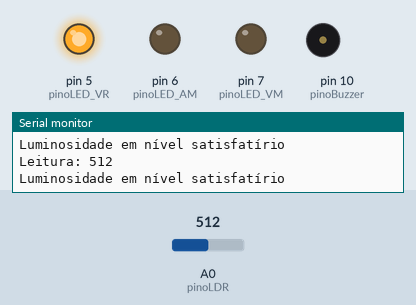
This sketch was run on a simulated Arduino Uno, built with avr-gcc and run on an emulated ATmega328P. Shown: output pins drawn as LEDs (lit = HIGH), buzzer (waves = sounding), the last lines printed to the serial monitor. Inputs (shaded band) come from the test bench; at power-on: A0 (pinoLDR) = 512.

Above: at 8.8 s.
8.9 s: A0 (pinoLDR) set to 490
At 17.4 s:
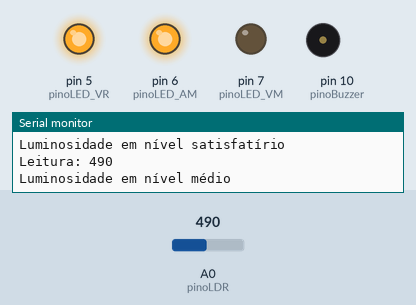
22.6 s: A0 (pinoLDR) set to 106
30.6 s: A0 (pinoLDR) set to 91
At 33.6 s:
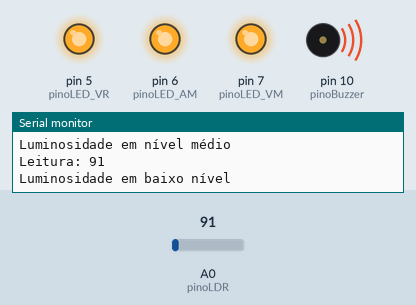
42.5 s: A0 (pinoLDR) set to 110
At 47.2 s:
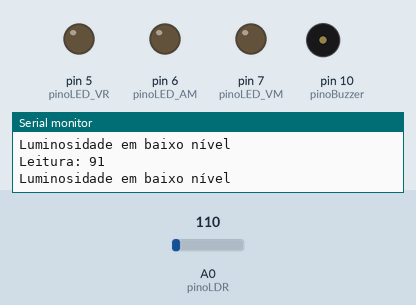
50.5 s: A0 (pinoLDR) set to 90
At 58.0 s:
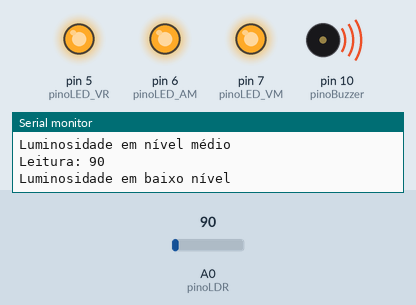
Timing chart, 0 to 64.5 s (numbered marks = the images above; inputs shaded):
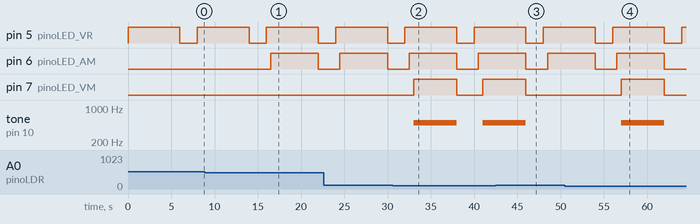

Measured:
- the behaviour switches between 100 and 99 on A0 (pinoLDR) (found by bisection; images 1 and 2)
- after the input at 8.9 s, pin 6 (pinoLED_AM): LOW → HIGH after 7.6 s, → LOW 5.5 s later
- after the input at 30.6 s, pin 7 (pinoLED_VM): LOW → HIGH after 2.4 s, → LOW 5.0 s later, → HIGH 3.0 s later; tone on pin 10 (pinoBuzzer): silent → 500 Hz after 2.4 s, → silent 5.0 s later, → 500 Hz 3.0 s later
- after the input at 42.5 s, pin 7 (pinoLED_VM): goes on until 46.0 s, then stays LOW; tone on pin 10 (pinoBuzzer): goes on until 46.0 s, then stays silent
- after the input at 50.5 s, pin 7 (pinoLED_VM): LOW → HIGH after 6.5 s, → LOW 5.0 s later; tone on pin 10 (pinoBuzzer): silent → 500 Hz after 6.5 s, → silent 5.0 s later
- by itself, pin 5 (pinoLED_VR): alternates HIGH for 6.0 s and LOW for 2.0 s

The sketch:

sensor_LDR_com_sistema_LED_pontecial.ino
```cpp
const int pinoLDR = A0;
const int pinoLED_VM = 7;
const int pinoLED_VR = 5;
const int pinoLED_AM = 6;
const int pinoBuzzer = 10;
int leitura = 0;

void setup() {
  Serial.begin(9600);
  pinMode(pinoLDR, INPUT);
  pinMode(pinoLED_VM, OUTPUT);
  pinMode(pinoLED_AM, OUTPUT);
  pinMode(pinoLED_VR, OUTPUT);
  pinMode(pinoBuzzer, OUTPUT);
}

void loop() {
  leitura = analogRead(pinoLDR);
  Serial.print("Leitura: ");
  Serial.println(leitura);

  if (leitura < 100) {
    Serial.println("Luminosidade em baixo nível");
    digitalWrite(pinoLED_VR, HIGH);
    delay(500);
    digitalWrite(pinoLED_AM, HIGH);
    delay(500);
    digitalWrite(pinoLED_VM, HIGH);
    tone(pinoBuzzer, 500);
  }
  else if (leitura < 500 && leitura >= 100) {
    Serial.println("Luminosidade em nível médio");
    digitalWrite(pinoLED_VR, HIGH);
    delay(500);
    digitalWrite(pinoLED_AM, HIGH);
    delay(500);
    digitalWrite(pinoLED_VM, LOW);
  }
  else if (leitura > 500) {
    Serial.println("Luminosidade em nível satisfatírio");
    digitalWrite(pinoLED_VR, HIGH);
    delay(500);
    digitalWrite(pinoLED_AM, LOW);
    delay(500);
    digitalWrite(pinoLED_VM, LOW);
  }
  delay(5000);
  noTone(pinoBuzzer);
  digitalWrite(pinoLED_VR, LOW);
  digitalWrite(pinoLED_AM, LOW);
  digitalWrite(pinoLED_VM, LOW);
  delay(2000);
}
```
